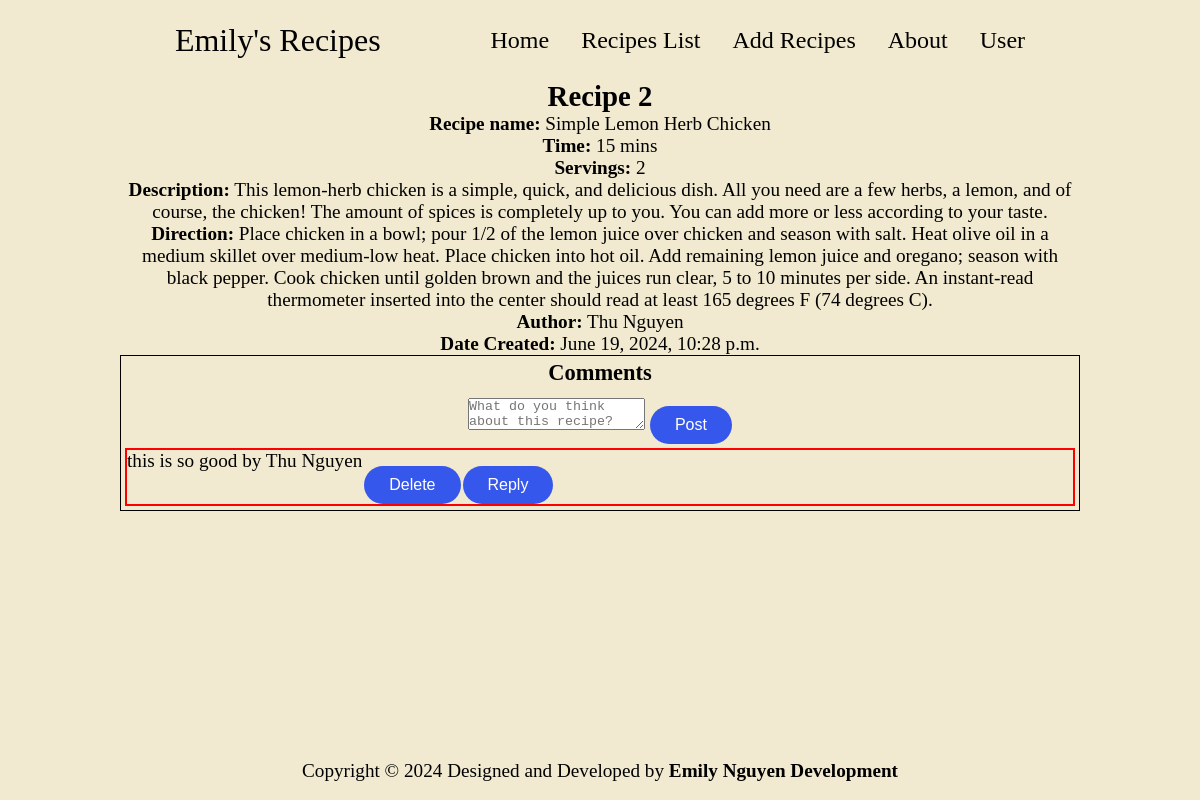
/recipes/2 (signed in), run on the app's committed database.
### recipes/models.py (models this page shows, shortened)
class Recipe(models.Model):
    name = models.CharField(max_length=64)
    time = models.IntegerField()
    servings = models.IntegerField()
    description = models.TextField()
    direction = models.TextField()
    author = models.ForeignKey(CustomUser, on_delete=models.CASCADE, related_name="recipes", null=True)
    ingredients = models.ManyToManyField(Ingredient, related_name="ingredients")
    date_created = models.DateTimeField(auto_now_add=True)
    date_updated = models.DateTimeField(auto_now=True)
    is_featured = models.BooleanField(default=False)

class Comment(models.Model):
    parent_id = models.ForeignKey('self', on_delete=models.CASCADE, related_name="replies", null=True, blank=True)
    author = models.ForeignKey(CustomUser, on_delete=models.CASCADE, related_name="comments", null=True)
    recipe = models.ForeignKey(Recipe, on_delete=models.CASCADE, related_name="comments")
    content = models.TextField()
    date_created = models.DateTimeField(auto_now_add=True)
    date_updated = models.DateTimeField(auto_now=True)

### users/models.py (models this page shows, shortened)
class CustomUser(AbstractBaseUser, PermissionsMixin):
    first = models.CharField(max_length=64, default="")
    last = models.CharField(max_length=64,  default="")
    username = models.CharField(max_length=64, default="", unique=True)
    email = models.EmailField(default="", unique=True)
    is_superuser = models.BooleanField(default=False)
    is_staff = models.BooleanField(default=False)
    date_created = models.DateTimeField(auto_now_add=True)
    last_login = models.DateTimeField(blank=True, null=True)
    objects = CustomUserManager()
    USERNAME_FIELD = "username"
    EMAIL_FIELD = "email"
    REQUIRED_FIELDS = ["email"]
    class Meta:
        verbose_name = 'User'
        verbose_name_plural = 'Users'
    def get_full_name(self):
        return f'{self.first} {self.last}'

### recipes/views.py (the view)
# urls.py: path('<int:recipe_id>', views.singleRecipe, name='recipe'),
def singleRecipe(request, recipe_id):
    recipe = Recipe.objects.get(pk=recipe_id)
    comments = Comment.objects.filter(recipe=recipe)
    return render(request, 'recipes/recipe.html',{
        'recipe': recipe,
        'comments': comments,
        'recipe_id': recipe_id,
    })

### recipes/templates/recipes/recipe.html (shortened to what this page needs)
{% extends "recipes/layout.html" %} {% load static %} {% block body %}
<section class="recipe">
  <h1>Recipe {{recipe.id}}</h1>
  <ul>
    <li><strong>Recipe name:</strong> {{recipe.name}}</li>
    <li><strong>Time:</strong> {{recipe.time}} mins</li>
    <li><strong>Servings:</strong> {{recipe.servings}}</li>
    <li><strong>Description:</strong> {{recipe.description}}</li>
    <li><strong>Direction:</strong> {{recipe.direction}}</li>
    <li><strong>Author:</strong> {{recipe.author.get_full_name}}</li>
    <li><strong>Date Created:</strong> {{recipe.date_created}}</li>
  </ul>
</section>
<section class="comments-container">
    <h3>Comments</h3>
  {% if user.is_authenticated %}
  <form action="{% url "recipes:addCmt" recipe_id=recipe.id %}" method="POST">
    <textarea name="new-comment" placeholder="What do you think about this recipe?" required></textarea>
    <input class="btn" type="submit" value="Post">
  </form>
  {% for comment in comments %}
  <div class="comment-card">
    <p>{{comment.content}} by {{comment.author.get_full_name}}</p>
    <form action="{% url 'recipes:delCmt' comment_id=comment.id recipe_id=recipe.id %}" method="POST">
      <button class="btn" onclick="return confirm('Are you sure you want to delete this comment?');">Delete</button>
    </form>
    <button class="btn" type="submit" >Reply</button>
  </div>
  {% endfor %}
  {% else %}
  <div>Please <a class="login-text" href="/users">log in</a> to view and write some comments on this recipe.</div>
  {% endif %}
</section>
{% endblock %}

### static/styles/style.css (style rules this page uses)
* { margin: 0; padding: 0; }
body { min-height: 100vh; background-color: rgba(236, 227, 191, 0.726); color: black; font-size: 1.2rem; display: flex; flex-direction: column; width: 80%; margin: 0 auto; }
.btn { background-color: #3657eb; border: none; border-radius: 2rem; color: white; padding: 10px 25px; text-align: center; text-decoration: none; display: inline-block; font-size: 16px; margin-top: 1rem; }
a, .btn { transition: all 300ms ease; }

### recipes/static/recipes/styles/style.css (style rules this page uses)
.recipe li { list-style-type: none; }
.comments-container { border: #000 1px solid; }
.comments-container > * { margin: 4px; }
.comment-card { border: red 2px solid; display: flex; gap: 2px; }

### data on the page
Recipe: id "2", name "Simple Lemon Herb Chicken", time "15", servings "2", description "This lemon-herb chicken is a simple, quick, and delicious dish. All you need are a few herbs, a lemon, and of course, the chicken! The amount of spices is completely up to you. You can add more or less according to your taste.", direction "Place chicken in a bowl; pour 1/2 of the lemon juice over chicken and season with salt. Heat olive oil in a medium skillet over medium-low heat. Place chicken into hot oil. Add remaining lemon juice and oregano; season with black pepper. Cook chicken until golden brown and the juices run clear, 5 to 10 minutes per side. An instant-read thermometer inserted into the center should read at least 165 degrees F (74 degrees C).", author.get_full_name "Thu Nguyen", date_created "June 19, 2024, 10:28 p.m."
Comment: content "this is so good", author.get_full_name "Thu Nguyen"
